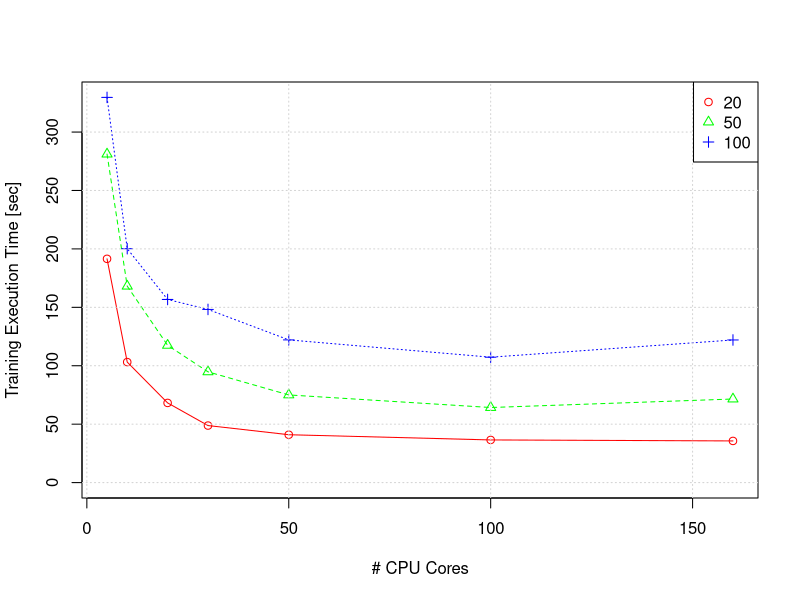
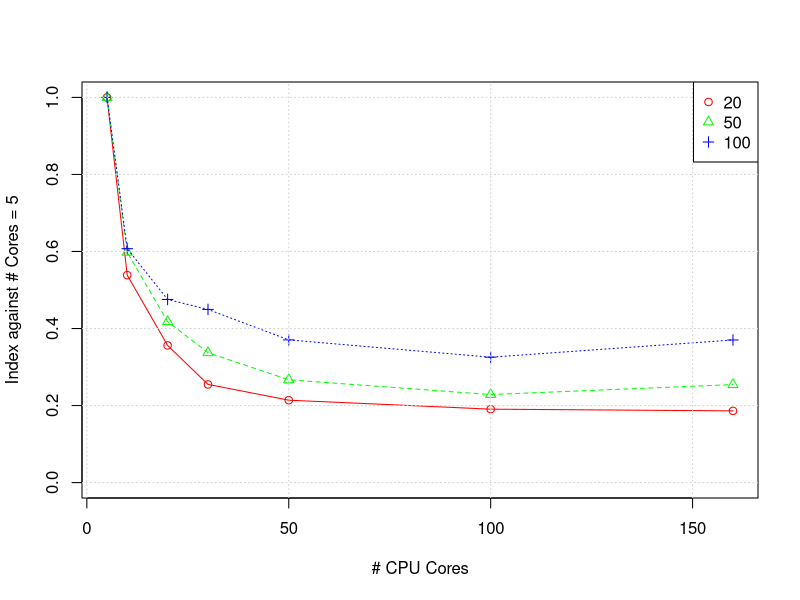

Write R code to recreate these figures, in order. (Note: this script raises an error after producing the figures.)
## ---- chunk 1
library(reshape2)
result4 <- read.csv("./data/benchmark-cpu-cores.csv")
result4$sec <- result4$trainMilliSec / 1000
## ---- chunk 2
result4.cast <- dcast(result4, maxCores ~ numClusters, value.var="sec", sum)
x <- result4.cast[, 1]
y <- result4.cast[, 2:ncol(result4.cast)]
.names <- names(y)
matplot(x, y
        , xlab="# CPU Cores"
        , ylab="Training Execution Time [sec]"
        , ylim=c(0, max(y))
        , pch=1:(length(y)), col=rainbow(length(y)), type="o")
grid()
legend("topright", legend=.names
       , pch=1:(length(y)), col=rainbow(length(y)))

x <- result4.cast[, 1]
y <- apply(result4.cast[, 2:ncol(result4.cast)], 2, function(x){x / x[1]})
matplot(x, y
        , xlab="# CPU Cores"
        , ylab="Index against # Cores = 5"
        , ylim=c(0, max(y))
        , pch=1:(length(y)), col=rainbow(ncol(y)), type="o")
grid()
legend("topright", legend=.names
       , pch=1:(length(y)), col=rainbow(ncol(y)))
## ---- chunk 3
kable(result4)
